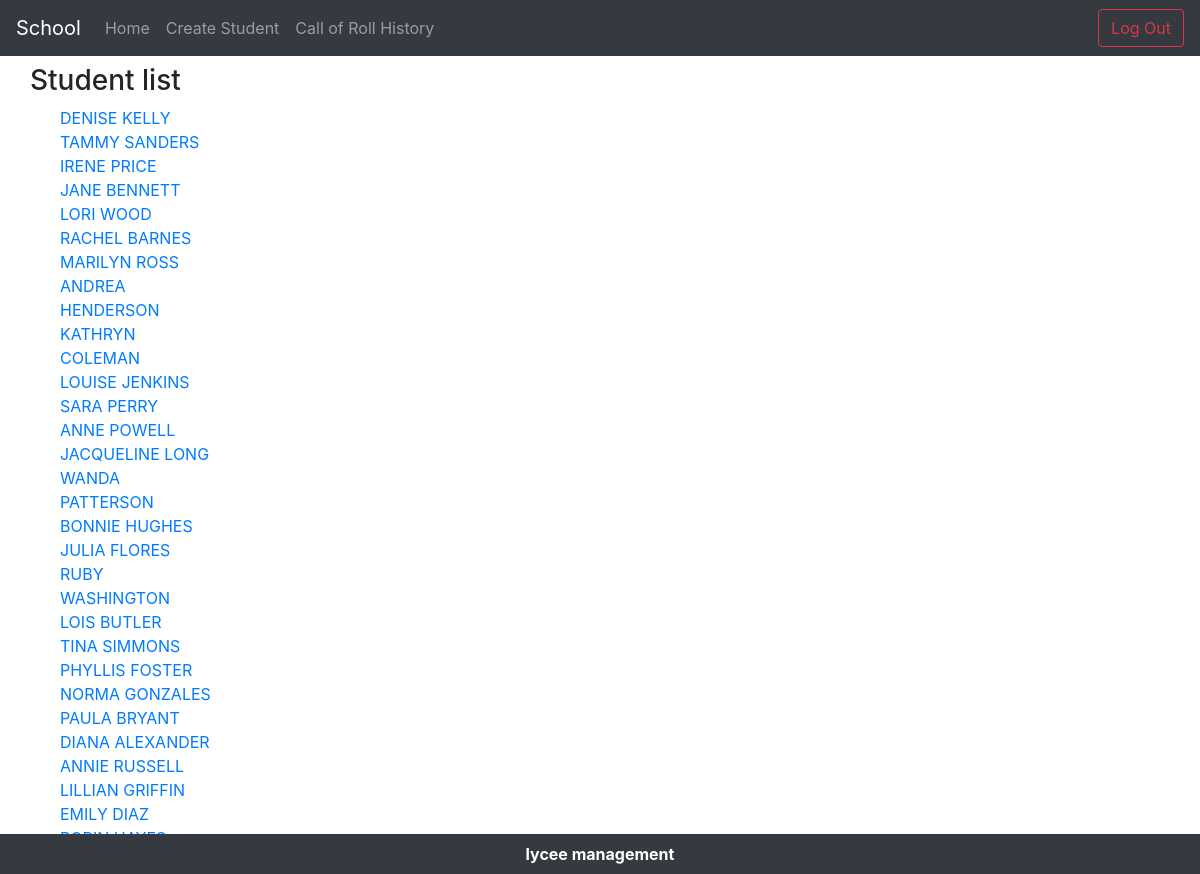
The page /lycee/5 (signed in) on the database its author committed.
### lycee/models.py (models this page shows, shortened)
class Student(models.Model):
  first_name = models.CharField(
    max_length=50,
    blank=False,
    null=False
    )
  birth_date = models.DateField(
    verbose_name='date of birth',
    blank=False,
    null=True
    )
  last_name = models.CharField(
    verbose_name="lastname",
    help_text="last name of the student",
    blank=False, # pas de champ vide
    null=False, # pas de champ null (a conjuguer avec default
    max_length=255, # taille maximale du champ
    )
  phone = models.CharField(
    verbose_name="phonenumber",
    help_text="phone number of the student",
    blank=False, # pas de champ vide
    null=False, # pas de champ null (a conjuguer avec default
    default="0999999999",
    max_length=10, # taille maximale du champ
    )
  email = models.EmailField(
    verbose_name="email",
    help_text="phone number of the student",
    blank=False, # pas de champ vide
    null=False, # pas de champ null (a conjuguer avec default
    default="x@y.z",
    max_length=255, # taille maximale du champ
    )
  comments = models.CharField(
    verbose_name="comments",
    help_text="some comments about the student",
    blank=True,
    null=False, # pas de champ null (a conjuguer avec default
    max_length=255, # taille maximale du champ
    )
  cursus = models.ForeignKey(
    Cursus,
    on_delete=models.CASCADE, # necessaire selon la version de Django
    null=True
    )

### lycee/views.py (the view)
# urls.py: url(r'^(?P<cursus_id>[0-9]+)$', views.detail, name='detail'),
def detail(request, cursus_id):
  checkUserAuth(request)
  result_list = Student.objects.filter(cursus=cursus_id)
  context = { 'liste' : result_list}
  return render (request, 'lycee/cursus/detail_cursus.html', context)

### lycee/views.py (called while the page is built)
def checkUserAuth(request):
  if not request.user.is_authenticated:
    return HttpResponseForbidden()

### lycee/templates/lycee/cursus/detail_cursus.html
{% extends "master.html" %}
{% block title %}
    Student list
{% endblock %}
{% if liste %}
    {% block content %}
      <div class="container">
        {% for student in liste %}
        <div class="row">
          <div class = "col-sm-2">
            <a href="{% url 'detail_student' student.id %}">{{student.first_name }} {{student.last_name}}</a>
          </div>
        </div>
        {% endfor %}
      </div>
    {% endblock %}
{% else %}
     <p>No student to show.</p>
{% endif %}

### rows shown on the page
Student: first_name "DENISE", last_name "KELLY"
Student: first_name "TAMMY", last_name "SANDERS"
Student: first_name "IRENE", last_name "PRICE"
Student: first_name "JANE", last_name "BENNETT"
Student: first_name "LORI", last_name "WOOD"
Student: first_name "RACHEL", last_name "BARNES"
Student: first_name "MARILYN", last_name "ROSS"
Student: first_name "ANDREA", last_name "HENDERSON"
Student: first_name "KATHRYN", last_name "COLEMAN"
Student: first_name "LOUISE", last_name "JENKINS"
Student: first_name "SARA", last_name "PERRY"
Student: first_name "ANNE", last_name "POWELL"
Student: first_name "JACQUELINE", last_name "LONG"
Student: first_name "WANDA", last_name "PATTERSON"
Student: first_name "BONNIE", last_name "HUGHES"
Student: first_name "JULIA", last_name "FLORES"
Student: first_name "RUBY", last_name "WASHINGTON"
Student: first_name "LOIS", last_name "BUTLER"
Student: first_name "TINA", last_name "SIMMONS"
Student: first_name "PHYLLIS", last_name "FOSTER"
Student: first_name "NORMA", last_name "GONZALES"
Student: first_name "PAULA", last_name "BRYANT"
Student: first_name "DIANA", last_name "ALEXANDER"
Student: first_name "ANNIE", last_name "RUSSELL"
Student: first_name "LILLIAN", last_name "GRIFFIN"
Student: first_name "EMILY", last_name "DIAZ"
